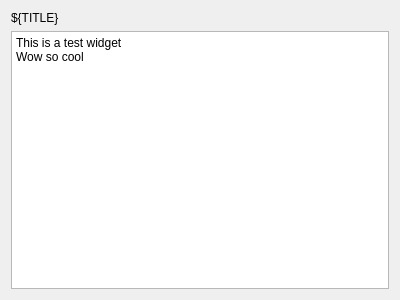
<?xml version="1.0" encoding="UTF-8"?>
<ui version="4.0">
 <class>Form</class>
 <widget class="QWidget" name="Form">
  <property name="geometry">
   <rect>
    <x>0</x>
    <y>0</y>
    <width>400</width>
    <height>300</height>
   </rect>
  </property>
  <property name="windowTitle">
   <string>Form</string>
  </property>
  <layout class="QVBoxLayout" name="verticalLayout">
   <item>
    <widget class="QLabel" name="title_label">
     <property name="text">
      <string>${TITLE}</string>
     </property>
    </widget>
   </item>
   <item>
    <widget class="QTextBrowser" name="cool_text">
     <property name="html">
      <string>&lt;!DOCTYPE HTML PUBLIC &quot;-//W3C//DTD HTML 4.0//EN&quot; &quot;http://www.w3.org/TR/REC-html40/strict.dtd&quot;&gt;
&lt;html&gt;&lt;head&gt;&lt;meta name=&quot;qrichtext&quot; content=&quot;1&quot; /&gt;&lt;style type=&quot;text/css&quot;&gt;
p, li { white-space: pre-wrap; }
&lt;/style&gt;&lt;/head&gt;&lt;body style=&quot; font-family:'Sans Serif'; font-size:9pt; font-weight:400; font-style:normal;&quot;&gt;
&lt;p style=&quot; margin-top:0px; margin-bottom:0px; margin-left:0px; margin-right:0px; -qt-block-indent:0; text-indent:0px;&quot;&gt;This is a test widget&lt;/p&gt;
&lt;p style=&quot; margin-top:0px; margin-bottom:0px; margin-left:0px; margin-right:0px; -qt-block-indent:0; text-indent:0px;&quot;&gt;Wow so cool&lt;/p&gt;&lt;/body&gt;&lt;/html&gt;</string>
     </property>
    </widget>
   </item>
  </layout>
 </widget>
 <resources/>
 <connections/>
</ui>
